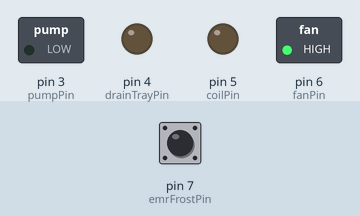
Simulated run of this sketch. Board: Arduino Uno, built with avr-gcc and run on an emulated ATmega328P. On the bench: switched loads named in the sketch (green lamp = pin HIGH), output pins drawn as LEDs (lit = HIGH). The test bench sets the inputs (shaded band); at power-on: pin 7 (emrFrostPin) HIGH. What the sketch prints to the serial monitor is not drawn.

Above: at 1.2 s.
1.3 s: pin 7 (emrFrostPin) pulled LOW for 0.15 s
At 2.5 s:
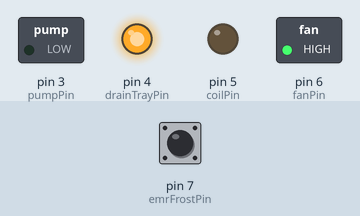
Timing chart, 0 to 4.3 s (numbered marks = the images above; inputs shaded):
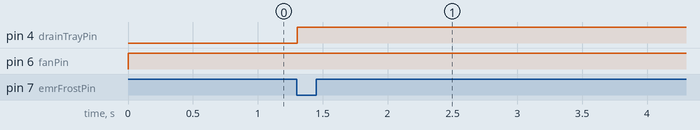

The sketch:

Code.ino
```cpp
#include "SYS_interface.h"

//System Variables
extern unsigned long pumpWorkTime;
extern unsigned long pumpDownTime;
extern unsigned long defrostTime;
extern unsigned long dryingTime;
extern unsigned long coilFreezingTime;
extern  float setPoint;
extern float deffrentialValue;
float sysTempreature = 0;
byte SysState = 0;
void setup() {
  // put your setup code here, to run once:
  //  voidGetSavedData();
  Serial.begin(9600);
  voidSystemInit();
}

void loop() {
  // put your main code here, to run repeatedly:
  SysState = byteSysGetState(millis());
  voidSysApplyState(SysState);
}
```

SYS_interface.h
```cpp
#ifndef _INTERFACE_
#define _INTERFACE_
#include "SYS_private.h"

/*
 *
 * call this function to get the current state of the timming system
 */
byte byteSysGetState(unsigned long copySysTimer);
/*
 * After getting the state pass it to this function to apply changes according to the state
 */
void voidSysApplyState(byte copyState);

/*
 * to fetch the data of EEPROM & call this function in void setup
 */
void voidGetSavedData(void);
/*
 * To init pins as i/o in void setup
 */
void voidSystemInit();
#endif
```

SYS_prog.cpp
```cpp
#include "SYS_interface.h"
#include "SYS_config.h"
#include <EEPROM.h>

//System Variables
unsigned long pumpWorkTime  = 2;
unsigned long pumpDownTime  = 2;
unsigned long defrostTime   = 4;
unsigned long dryingTime    = 4;
unsigned long coilFreezingTime    = 2;
float setPoint = 0;
float deffrentialValue = 0;
bool emergencydeFrost = false;
bool emergencydeFrostEnabledFlag = false;
unsigned long emergencydeFrostTime = 0;
extern float sysTempreature;
bool reachDeffrentialValue = false;
byte byteSysGetState(unsigned long copySysTimer)
{
  static unsigned long lastSysTimer = 0;
  byte RetVal = 0;
  copySysTimer = ((millis() - lastSysTimer) / (60000));
  //  Serial.print ("Here1: ");
  //  Serial.println(copySysTimer);
  if (digitalRead(emrFrostPin) == false && emergencydeFrost == false && copySysTimer < pumpWorkTime  )
  {
    emergencydeFrostTime = copySysTimer;

    //    Serial.print("Here1: ");
    //    Serial.println(emergencyFrostTime);
    //    delay(300);
  }
  if (digitalRead(emrFrostPin) == false || emergencydeFrostEnabledFlag)
  {
    emergencydeFrostEnabledFlag = true;
    copySysTimer = (copySysTimer + pumpWorkTime) - emergencydeFrostTime;
    emergencydeFrost = true;
    //    Serial.print ("Here2: ");
    //    Serial.println(copySysTimer);
    //    delay(200);
  }
  else
  {
    emergencydeFrost = false;
  }
  if (copySysTimer < pumpWorkTime )
  {
    RetVal = pumpWorkTimeState;
    //    Serial.println("One");
  }
  else if (copySysTimer >= pumpWorkTime && copySysTimer < (pumpWorkTime + pumpDownTime))
  {
    RetVal = pumpDownTimeState;
    //    Serial.println("Two");
  }
  else if (copySysTimer >= (pumpWorkTime + pumpDownTime) && copySysTimer < (pumpWorkTime + pumpDownTime + defrostTime))
  {
    RetVal = defrostTimeState;
    //    Serial.println("Three");
  }
  else if (copySysTimer >= (pumpWorkTime + pumpDownTime + defrostTime) && copySysTimer < (pumpWorkTime + pumpDownTime + defrostTime + dryingTime))
  {
    RetVal = dryingTimeState;
    //    Serial.println("Four");
  }
  else if (copySysTimer >= (pumpWorkTime + pumpDownTime + defrostTime + dryingTime) && copySysTimer < (pumpWorkTime + pumpDownTime + defrostTime + dryingTime + coilFreezingTime))
  {
    //    Serial.println("Five");
    RetVal = coilFreezingTimeState;
  }
  else
  {
    RetVal = pumpWorkTimeState;
    emergencydeFrostEnabledFlag = false;
    if (emergencydeFrost)
    {
      RetVal = pumpDownTimeState;
    }
    lastSysTimer = millis();
    emergencydeFrostTime = 0;
  }
  return RetVal;
}
void voidSysApplyState(byte copyState)
{
  switch (copyState)
  {
    case pumpWorkTimeState:
      Serial.println("1");
      if ((sysTempreature > (setPoint - deffrentialValue)) && reachDeffrentialValue == false)
      {
        digitalWrite(pumpPin, HIGH);
        digitalWrite(drainTrayPin, LOW);
        digitalWrite(coilPin, LOW);
        digitalWrite(fanPin, HIGH);
      }
      else
      {
        reachDeffrentialValue = true;
        digitalWrite(pumpPin, LOW);
        digitalWrite(drainTrayPin, LOW);
        digitalWrite(coilPin, LOW);
        digitalWrite(fanPin, HIGH);
        if(sysTempreature >= setPoint)
        {
          reachDeffrentialValue = false;
        }
      }

      break;
    case pumpDownTimeState:
      Serial.println("2");
      digitalWrite(pumpPin, LOW);
      digitalWrite(drainTrayPin, HIGH);
      digitalWrite(coilPin, LOW);
      digitalWrite(fanPin, HIGH);
      break;
    case defrostTimeState:
      Serial.println("3");
      digitalWrite(pumpPin, LOW);
      digitalWrite(drainTrayPin, HIGH);
      digitalWrite(coilPin, HIGH);
      digitalWrite(fanPin, LOW);
      break;
    case dryingTimeState:
      Serial.println("4");
      digitalWrite(pumpPin, LOW);
      digitalWrite(drainTrayPin, HIGH);
      digitalWrite(coilPin, LOW);
      digitalWrite(fanPin, LOW);
      break;
    case coilFreezingTimeState:
      Serial.println("5");
      digitalWrite(pumpPin, HIGH);
      digitalWrite(drainTrayPin, HIGH);
      digitalWrite(coilPin, LOW);
      digitalWrite(fanPin, LOW);
      break;
  }

}

void voidGetSavedData(void)
{

  EEPROM.get( pumpWorkTimeAddress, pumpWorkTime );
  EEPROM.get( pumpDownTimeAddress, pumpDownTime );
  EEPROM.get( defrostTimeAddress, defrostTime );
  EEPROM.get( dryingTimeAddress, dryingTime );
  EEPROM.get( coilFreezingTimeAddress, coilFreezingTime );
  EEPROM.get( setPointAddress, setPoint );
  EEPROM.get( deffrentialValueAddress, deffrentialValue );
}

void voidSystemInit()
{
  pinMode(pumpPin, OUTPUT);
  pinMode(drainTrayPin, OUTPUT);
  pinMode(coilPin, OUTPUT);
  pinMode(fanPin, OUTPUT);
  pinMode(emrFrostPin, INPUT_PULLUP);
}
```

SYS_config.h
```cpp
#ifndef _CONFIG_
#define _CONFIG_

//Address
#define pumpWorkTimeAddress     0
#define pumpDownTimeAddress     5
#define defrostTimeAddress      11
#define dryingTimeAddress       17
#define coilFreezingTimeAddress 23
#define setPointAddress         29
#define deffrentialValueAddress 35

//Pins
#define pumpPin       3
#define drainTrayPin  4
#define coilPin       5
#define fanPin        6
#define emrFrostPin   7

#endif
```

SYS_private.h
```cpp
#ifndef _PRIVATE_
#define _PRIVATE_
#include "Arduino.h"

#define pumpWorkTimeState      1
#define pumpDownTimeState      2
#define defrostTimeState       3
#define dryingTimeState        4
#define coilFreezingTimeState  5


#endif
```

Measured:
- after the input at 1.3 s, pin 4 (drainTrayPin): LOW → HIGH at once
